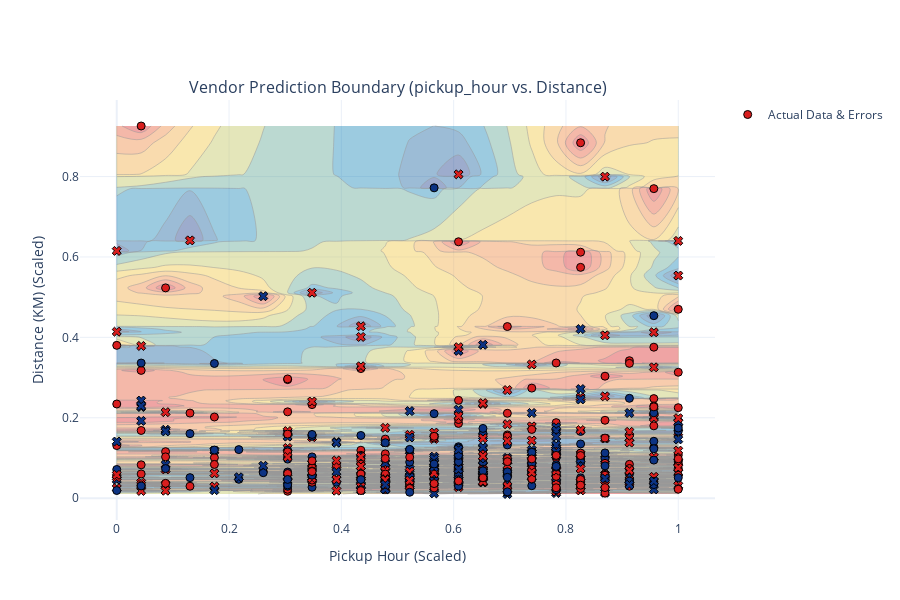

Notebook code for this chart:
### Code cell
# 5. Visualizations
from plotly.subplots import make_subplots
df_filtered_nor_sample = df_filtered_nor.sample(500, random_state=42) # Use random_state for reproducibility

X_val = df_filtered_nor_sample.drop(['vendor_id'], axis=1)
y_val = df_filtered_nor_sample['vendor_id']


def iscorrect(x):
    # 'x' means incorrect prediction (error)
    # 'circle' means correct prediction
    return "circle" if x else "x" 

iscorrectv = np.vectorize(iscorrect)
fig = make_subplots(rows=1, cols=1, 
                    # Set the title of the plot clearly
                    subplot_titles=[f"Vendor Prediction Boundary (pickup_hour vs. Distance)"]
                   )

# 1. Generate Predictions for the Decision Boundary
y_pred = model.predict(X_val)

# --- TRACE 1: DECISION BOUNDARY (CONTOUR PLOT) ---
fig.add_trace(go.Contour(
    # New X-Axis: Time of Day
    x=X_val['pickup_hour'],
    # New Y-Axis: Trip Length
    y=X_val['Distance_KM'],
    z=y_pred,
    showscale=False,
    opacity=0.40,
    colorscale='portland',
    name='Model Prediction'
), row=1, col=1)

# --- TRACE 2: ACTUAL DATA POINTS (SCATTER PLOT) ---
fig.add_trace(go.Scatter(
    x=X_val['pickup_hour'],
    y=X_val['Distance_KM'],
    mode='markers',
    marker_symbol=iscorrectv(y_val == y_pred),
    text=[f"Actual Vendor: {int(v)}, Error: {int(e)}" for v, e in zip(y_val, y_val != y_pred)],
    marker=dict(
        color=y_val,
        colorscale='portland',
        size=8,
        line=dict(width=1, color='Black') # Helps errors stand out
    ),
    name='Actual Data & Errors'
), row=1, col=1)

# Update layout for clarity
fig.update_layout(
    xaxis_title='Pickup Hour (Scaled)',
    yaxis_title='Distance (KM) (Scaled)',
    height=600,
    width=900,
    showlegend=True,
    template='plotly_white'
)

fig.show()

### Figure 1 — Plotly figure (JSON) as saved in the notebook; plotly's stock layout.template omitted (floating-point values rounded to 4 significant figures; data arrays with more than 128 entries replaced by an {"elided": "..."} marker saying what was removed)
{"data": [{"colorscale": [[0, "rgb(12,51,131)"], [0.25, "rgb(10,136,186)"], [0.5, "rgb(242,211,56)"], [0.75, "rgb(242,143,56)"], [1, "rgb(217,30,30)"]], "name": "Model Prediction", "opacity": 0.4, "showscale": false, "type": "contour", "x": {"elided": "500 float values"}, "xaxis": "x", "y": {"elided": "500 float values"}, "yaxis": "y", "z": {"elided": "500 int values"}}, {"marker": {"color": {"elided": "500 int values"}, "colorscale": [[0, "rgb(12,51,131)"], [0.25, "rgb(10,136,186)"], [0.5, "rgb(242,211,56)"], [0.75, "rgb(242,143,56)"], [1, "rgb(217,30,30)"]], "line": {"color": "Black", "width": 1}, "size": 8, "symbol": {"elided": "500 str values"}}, "mode": "markers", "name": "Actual Data & Errors", "text": {"elided": "500 str values"}, "type": "scatter", "x": {"elided": "500 float values"}, "xaxis": "x", "y": {"elided": "500 float values"}, "yaxis": "y"}], "layout": {"annotations": [{"font": {"size": 16}, "showarrow": false, "text": "Vendor Prediction Boundary (pickup_hour vs. Distance)", "x": 0.5, "xanchor": "center", "xref": "paper", "y": 1, "yanchor": "bottom", "yref": "paper"}], "height": 600, "showlegend": true, "width": 900, "xaxis": {"anchor": "y", "domain": [0, 1], "title": {"text": "Pickup Hour (Scaled)"}}, "yaxis": {"anchor": "x", "domain": [0, 1], "title": {"text": "Distance (KM) (Scaled)"}}}}
